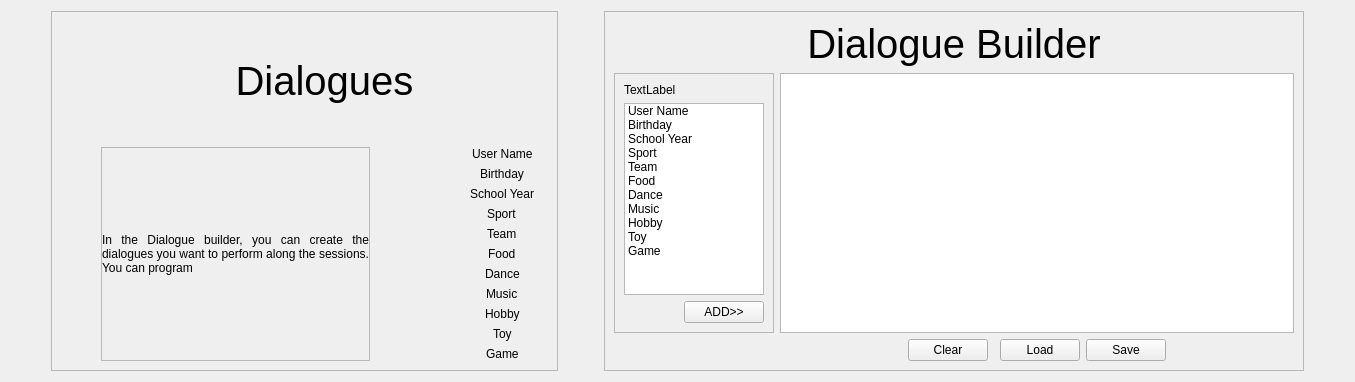
          <widget class="QWidget" name="tab_6">
           <attribute name="title">
            <string>Dialogue Files</string>
           </attribute>
           <layout class="QGridLayout" name="gridLayout_15">
            <item row="0" column="1" rowspan="2">
             <widget class="QFrame" name="frame_11">
              <property name="minimumSize">
               <size>
                <width>500</width>
                <height>0</height>
               </size>
              </property>
              <property name="frameShape">
               <enum>QFrame::StyledPanel</enum>
              </property>
              <property name="frameShadow">
               <enum>QFrame::Raised</enum>
              </property>
              <layout class="QGridLayout" name="gridLayout_16">
               <item row="1" column="5">
                <layout class="QFormLayout" name="formLayout_4">
                 <property name="fieldGrowthPolicy">
                  <enum>QFormLayout::AllNonFixedFieldsGrow</enum>
                 </property>
                 <property name="labelAlignment">
                  <set>Qt::AlignCenter</set>
                 </property>
                 <property name="formAlignment">
                  <set>Qt::AlignHCenter|Qt::AlignTop</set>
                 </property>
                 <item row="0" column="0">
                  <widget class="QLabel" name="label_168">
                   <property name="text">
                    <string>User Name</string>
                   </property>
                  </widget>
                 </item>
                 <item row="0" column="1">
                  <widget class="QLabel" name="label_169">
                   <property name="text">
                    <string>&lt;name&gt;</string>
                   </property>
                  </widget>
                 </item>
                 <item row="1" column="0">
                  <widget class="QLabel" name="label_170">
                   <property name="text">
                    <string>Birthday</string>
                   </property>
                  </widget>
                 </item>
                 <item row="2" column="0">
                  <widget class="QLabel" name="label_195">
                   <property name="text">
                    <string>School Year</string>
                   </property>
                  </widget>
                 </item>
                 <item row="3" column="0">
                  <widget class="QLabel" name="label_196">
                   <property name="text">
                    <string>Sport</string>
                   </property>
                  </widget>
                 </item>
                 <item row="4" column="0">
                  <widget class="QLabel" name="label_206">
                   <property name="text">
                    <string>Team</string>
                   </property>
                  </widget>
                 </item>
                 <item row="5" column="0">
                  <widget class="QLabel" name="label_210">
                   <property name="text">
                    <string>Food</string>
                   </property>
                  </widget>
                 </item>
                 <item row="6" column="0">
                  <widget class="QLabel" name="label_214">
                   <property name="text">
                    <string>Dance</string>
                   </property>
                  </widget>
                 </item>
                 <item row="7" column="0">
                  <widget class="QLabel" name="label_215">
                   <property name="text">
                    <string>Music</string>
                   </property>
                  </widget>
                 </item>
                 <item row="8" column="0">
                  <widget class="QLabel" name="label_216">
                   <property name="text">
                    <string>Hobby</string>
                   </property>
                  </widget>
                 </item>
                 <item row="9" column="0">
                  <widget class="QLabel" name="label_217">
                   <property name="text">
                    <string>Toy</string>
                   </property>
                  </widget>
                 </item>
                 <item row="10" column="0">
                  <widget class="QLabel" name="label_218">
                   <property name="text">
                    <string>Game</string>
                   </property>
                  </widget>
                 </item>
                 <item row="1" column="1">
                  <widget class="QLabel" name="label_219">
                   <property name="text">
                    <string>&lt;bday&gt;</string>
                   </property>
                  </widget>
                 </item>
                 <item row="2" column="1">
                  <widget class="QLabel" name="label_220">
                   <property name="text">
                    <string>&lt;school&gt;</string>
                   </property>
                  </widget>
                 </item>
                 <item row="3" column="1">
                  <widget class="QLabel" name="label_221">
                   <property name="text">
                    <string>&lt;sport&gt;</string>
                   </property>
                  </widget>
                 </item>
                 <item row="4" column="1">
                  <widget class="QLabel" name="label_222">
                   <property name="text">
                    <string>&lt;team&gt;</string>
                   </property>
                  </widget>
                 </item>
                 <item row="5" column="1">
                  <widget class="QLabel" name="label_223">
                   <property name="text">
                    <string>&lt;food&gt;</string>
                   </property>
                  </widget>
                 </item>
                 <item row="6" column="1">
                  <widget class="QLabel" name="label_224">
                   <property name="text">
                    <string>&lt;dance&gt;</string>
                   </property>
                  </widget>
                 </item>
                 <item row="7" column="1">
                  <widget class="QLabel" name="label_225">
                   <property name="text">
                    <string>&lt;music&gt;</string>
                   </property>
                  </widget>
                 </item>
                 <item row="8" column="1">
                  <widget class="QLabel" name="label_226">
                   <property name="text">
                    <string>&lt;hobby&gt;</string>
                   </property>
                  </widget>
                 </item>
                 <item row="9" column="1">
                  <widget class="QLabel" name="label_232">
                   <property name="text">
                    <string>&lt;toy&gt;</string>
                   </property>
                  </widget>
                 </item>
                 <item row="10" column="1">
                  <widget class="QLabel" name="label_234">
                   <property name="text">
                    <string>&lt;game&gt;</string>
                   </property>
                  </widget>
                 </item>
                </layout>
               </item>
               <item row="1" column="4">
                <spacer name="horizontalSpacer_64">
                 <property name="orientation">
                  <enum>Qt::Horizontal</enum>
                 </property>
                 <property name="sizeHint" stdset="0">
                  <size>
                   <width>40</width>
                   <height>20</height>
                  </size>
                 </property>
                </spacer>
               </item>
               <item row="0" column="2" colspan="4">
                <widget class="QLabel" name="label_33">
                 <property name="font">
                  <font>
                   <family>Ubuntu</family>
                   <pointsize>30</pointsize>
                  </font>
                 </property>
                 <property name="text">
                  <string>Dialogues</string>
                 </property>
                 <property name="alignment">
                  <set>Qt::AlignCenter</set>
                 </property>
                </widget>
               </item>
               <item row="1" column="2" colspan="2">
                <widget class="QLabel" name="label_167">
                 <property name="frameShape">
                  <enum>QFrame::StyledPanel</enum>
                 </property>
                 <property name="text">
                  <string>In the Dialogue builder, you can create the dialogues you want to perform along the sessions. You can program </string>
                 </property>
                 <property name="alignment">
                  <set>Qt::AlignJustify|Qt::AlignVCenter</set>
                 </property>
                 <property name="wordWrap">
                  <bool>true</bool>
                 </property>
                </widget>
               </item>
               <item row="1" column="1">
                <spacer name="horizontalSpacer_63">
                 <property name="orientation">
                  <enum>Qt::Horizontal</enum>
                 </property>
                 <property name="sizeHint" stdset="0">
                  <size>
                   <width>40</width>
                   <height>20</height>
                  </size>
                 </property>
                </spacer>
               </item>
              </layout>
             </widget>
            </item>
            <item row="0" column="3" rowspan="2">
             <widget class="QFrame" name="frame_12">
              <property name="minimumSize">
               <size>
                <width>700</width>
                <height>0</height>
               </size>
              </property>
              <property name="frameShape">
               <enum>QFrame::StyledPanel</enum>
              </property>
              <property name="frameShadow">
               <enum>QFrame::Raised</enum>
              </property>
              <layout class="QGridLayout" name="gridLayout_17">
               <item row="2" column="4">
                <widget class="QPushButton" name="diag_builder_load_button">
                 <property name="text">
                  <string>Load</string>
                 </property>
                </widget>
               </item>
               <item row="2" column="1">
                <spacer name="horizontalSpacer_47">
                 <property name="orientation">
                  <enum>Qt::Horizontal</enum>
                 </property>
                 <property name="sizeHint" stdset="0">
                  <size>
                   <width>40</width>
                   <height>20</height>
                  </size>
                 </property>
                </spacer>
               </item>
               <item row="2" column="6">
                <spacer name="horizontalSpacer_50">
                 <property name="orientation">
                  <enum>Qt::Horizontal</enum>
                 </property>
                 <property name="sizeHint" stdset="0">
                  <size>
                   <width>40</width>
                   <height>20</height>
                  </size>
                 </property>
                </spacer>
               </item>
               <item row="1" column="1" colspan="6">
                <widget class="QTextEdit" name="diag_builder_textEdit"/>
               </item>
               <item row="1" column="0">
                <widget class="QFrame" name="frame_50">
                 <property name="maximumSize">
                  <size>
                   <width>160</width>
                   <height>16777215</height>
                  </size>
                 </property>
                 <property name="frameShape">
                  <enum>QFrame::StyledPanel</enum>
                 </property>
                 <property name="frameShadow">
                  <enum>QFrame::Raised</enum>
                 </property>
                 <layout class="QGridLayout" name="gridLayout_86">
                  <item row="2" column="1">
                   <widget class="QPushButton" name="diag_tag_button">
                    <property name="text">
                     <string>ADD&gt;&gt;</string>
                    </property>
                   </widget>
                  </item>
                  <item row="2" column="0">
                   <spacer name="horizontalSpacer_62">
                    <property name="orientation">
                     <enum>Qt::Horizontal</enum>
                    </property>
                    <property name="sizeHint" stdset="0">
                     <size>
                      <width>40</width>
                      <height>20</height>
                     </size>
                    </property>
                   </spacer>
                  </item>
                  <item row="1" column="0" colspan="2">
                   <widget class="QListWidget" name="diag_tag_list">
                    <property name="maximumSize">
                     <size>
                      <width>150</width>
                      <height>16777215</height>
                     </size>
                    </property>
                    <property name="frameShadow">
                     <enum>QFrame::Raised</enum>
                    </property>
                    <item>
                     <property name="text">
                      <string>User Name</string>
                     </property>
                    </item>
                    <item>
                     <property name="text">
                      <string>Birthday</string>
                     </property>
                    </item>
                    <item>
                     <property name="text">
                      <string>School Year</string>
                     </property>
                    </item>
                    <item>
                     <property name="text">
                      <string>Sport</string>
                     </property>
                    </item>
                    <item>
                     <property name="text">
                      <string>Team</string>
                     </property>
                    </item>
                    <item>
                     <property name="text">
                      <string>Food</string>
                     </property>
                    </item>
                    <item>
                     <property name="text">
                      <string>Dance</string>
                     </property>
                    </item>
                    <item>
                     <property name="text">
                      <string>Music</string>
                     </property>
                    </item>
                    <item>
                     <property name="text">
                      <string>Hobby</string>
                     </property>
                    </item>
                    <item>
                     <property name="text">
                      <string>Toy</string>
                     </property>
                    </item>
                    <item>
                     <property name="text">
                      <string>Game</string>
                     </property>
                    </item>
                   </widget>
                  </item>
                  <item row="0" column="0" colspan="2">
                   <widget class="QLabel" name="label_158">
                    <property name="text">
                     <string>TextLabel</string>
                    </property>
                   </widget>
                  </item>
                 </layout>
                </widget>
               </item>
               <item row="0" column="0" colspan="7">
                <widget class="QLabel" name="label_35">
                 <property name="font">
                  <font>
                   <family>Ubuntu</family>
                   <pointsize>30</pointsize>
                  </font>
                 </property>
                 <property name="text">
                  <string>Dialogue Builder</string>
                 </property>
                 <property name="alignment">
                  <set>Qt::AlignCenter</set>
                 </property>
                </widget>
               </item>
               <item row="2" column="2">
                <widget class="QPushButton" name="diag_builder_clear_button">
                 <property name="text">
                  <string>Clear</string>
                 </property>
                </widget>
               </item>
               <item row="2" column="5">
                <widget class="QPushButton" name="diag_builder_save_button">
                 <property name="text">
                  <string>Save</string>
                 </property>
                </widget>
               </item>
              </layout>
             </widget>
            </item>
            <item row="0" column="2">
             <spacer name="horizontalSpacer_51">
              <property name="orientation">
               <enum>Qt::Horizontal</enum>
              </property>
              <property name="sizeHint" stdset="0">
               <size>
                <width>40</width>
                <height>20</height>
               </size>
              </property>
             </spacer>
            </item>
            <item row="0" column="5">
             <spacer name="horizontalSpacer_53">
              <property name="orientation">
               <enum>Qt::Horizontal</enum>
              </property>
              <property name="sizeHint" stdset="0">
               <size>
                <width>40</width>
                <height>20</height>
               </size>
              </property>
             </spacer>
            </item>
            <item row="0" column="0">
             <spacer name="horizontalSpacer_49">
              <property name="orientation">
               <enum>Qt::Horizontal</enum>
              </property>
              <property name="sizeHint" stdset="0">
               <size>
                <width>40</width>
                <height>20</height>
               </size>
              </property>
             </spacer>
            </item>
           </layout>
          </widget>
